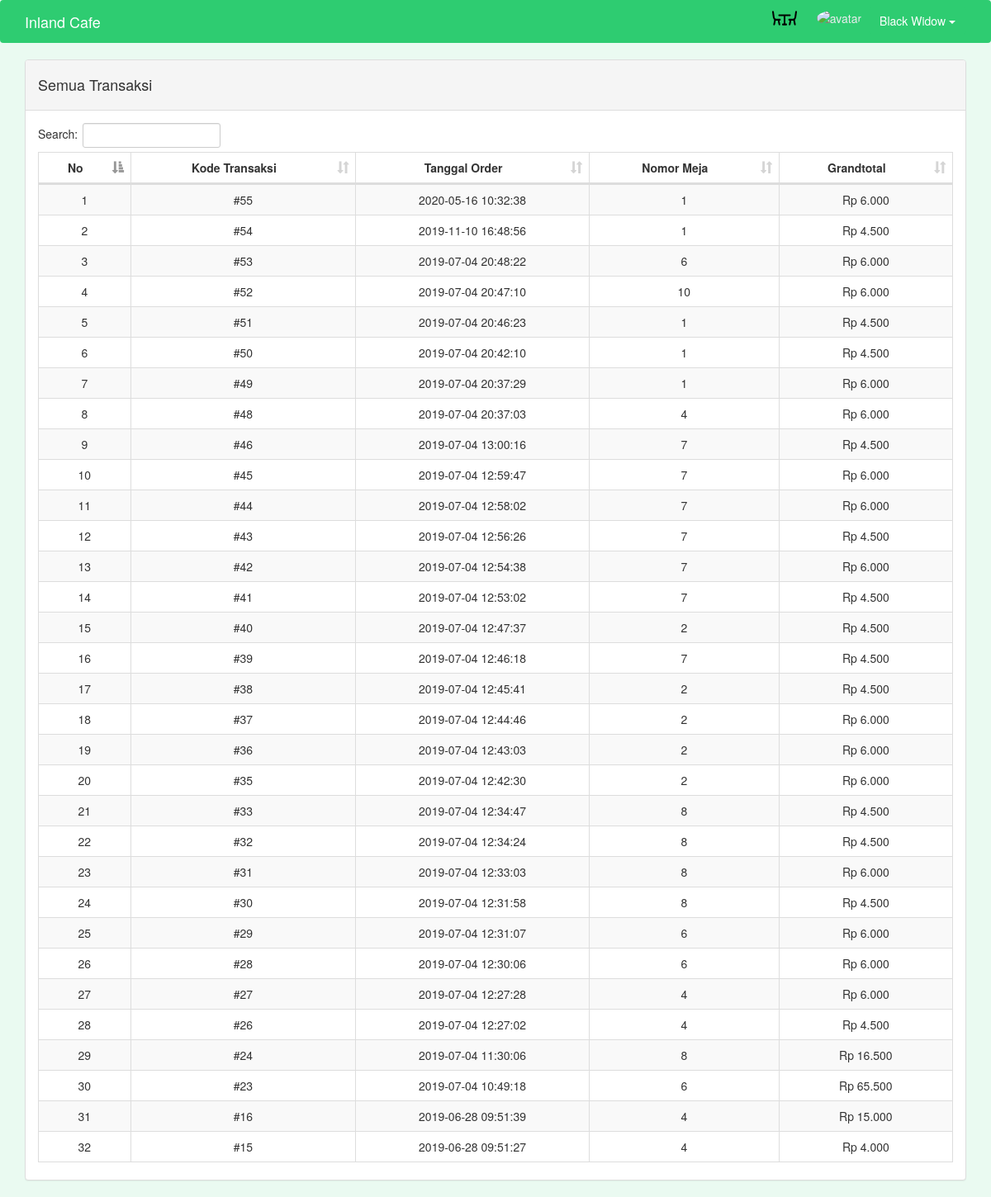
Screenshot of /kasir/transaksi.php (signed in) with the database file from the repository.
### tables this page shows
CREATE TABLE `tbl_pegawai` (
  `id_pegawai` int(11) NOT NULL,
  `nama_pegawai` varchar(50) NOT NULL,
  `alamat_pegawai` text NOT NULL,
  `kontak_pegawai` varchar(14) NOT NULL,
  `posisi_pegawai` varchar(50) NOT NULL,
  `logs` int(11) NOT NULL
);

CREATE TABLE `tbl_orders` (
  `id_order` int(11) NOT NULL,
  `no_meja` int(11) NOT NULL,
  `id_cabang` int(11) NOT NULL,
  `id_user` int(11) NOT NULL,
  `tgl_order` datetime NOT NULL DEFAULT CURRENT_TIMESTAMP,
  `grandtotal` double NOT NULL,
  `logs` int(11) NOT NULL
);

### kasir/models/Karyawans.php (called while the page is built, shortened)
<?php
    class Karyawan
    {
        private $conn;
        public function __construct($db)
        {
            $this->conn = $db;
        }
        function readKaryawan($id_pegawai)
        {
            $query = "SELECT * FROM tbl_pegawai WHERE id_pegawai = :id_pegawai";
            $stmt = $this->conn->prepare($query);
            $stmt->execute(array('id_pegawai' => $id_pegawai));
            return $stmt;
        }
    }

### kasir/models/Orders.php (called while the page is built, shortened)
<?php
    class Order
    {
        private $conn;
        public function __construct($db)
        {
            $this->conn = $db;
        }
        function readOrdersAll()
        {
            $query = "SELECT * FROM tbl_orders WHERE grandtotal != 0 ORDER BY tgl_order DESC";
            $stmt = $this->conn->prepare($query);
            $stmt->execute();
            return $stmt;
        }
    }

### kasir/functions.php (called while the page is built, shortened)
<?php
	function rupiah($angka){
		$hasil_rupiah = "Rp " . number_format($angka,0,',','.');
		return $hasil_rupiah;
	}
?>

### kasir/transaksi.php (the view, shortened to what this page needs)
<?php
    include_once 'header.php';
    include_once 'models/Orders.php';
    include_once 'functions.php';
    include_once 'navbar.php';
    $database = new Database();
    $db = $database->connect();
    $order = new Order($db);
	$orders = $order->readOrdersAll();
?>
<div class="container">
    <div class="row">
        <div class="col-md-12">
             <div class='panel panel-default'>
                 <div class='panel-heading text-center'>
                     <h3 style='margin:5px;'><h4 style="text-align:left;">Semua Transaksi</h4></h3>
                 </div>
                 <div class='panel-body text-center'>
                     <table id="example" class="table table-striped table-bordered dt-responsive" cellspacing="0"
                         width="100%">
                         <thead>
                             <tr>
                                 <th style="text-align:center;">No</th>
                                 <th style="text-align:center;">Kode Transaksi</th>
                                 <th style="text-align:center;">Tanggal Order</th>
                                 <th style="text-align:center;">Nomor Meja</th>
                                 <th style="text-align:center;">Grandtotal</th>
                             </tr>
                         </thead>
                         <tbody>
                             <?php
                                $no=1;
                                foreach ($orders as $value_all) {
                                    echo "
                                        <tr data-toggle='modal' data-target='#myModal' onclick='detailOrder(".$value_all['id_order'].")'>
                                            <td>".$no."</td>
                                            <td>#".$value_all['id_order']."</td>
                                            <td>".$value_all['tgl_order']."</td>
                                            <td>".$value_all['no_meja']."</td>
                                            <td>".rupiah($value_all['grandtotal'])."</td>
                                        </tr>";
                                        $no++;
                                }
                            ?>
                         </tbody>
                     </table>
                 </div>
             </div>
        </div>
    </div>
</div>

### kasir/navbar.php (shortened to what this page needs)
<?php
	include_once 'models/Karyawans.php';
	$database = new Database();
	$db = $database->connect();
	$peg = new Karyawan($db);
	$result = $peg->readKaryawan($_SESSION['id_peg']);
	$row = $result->fetch(PDO::FETCH_ASSOC);
?>
<nav class="navbar navbar-light bg-green">
	<div class="container">
		<a class="navbar-brand" href="index.php">
				Inland Cafe
		</a>
		<div class="account pull-right">
			<img src="../dist/img/ico_table.svg" id="link_table" style="width: 30px; height: 30px;  margin-right: 20px; fill: white;">
			<img src="../dist/img/ico_coffee.png" class="img-avatar" alt="avatar">
			<div class="btn-group" style="margin-top:7px;">
				<button type="button" class="btn btn-default bg-green account-menu dropdown-toggle" data-toggle="dropdown" aria-haspopup="true" aria-expanded="false">
					<?php echo $row['nama_pegawai'] ?> <span class="caret"></span>
				</button>
			</div>
		</div>
	</div>
</nav>

### kasir/style.css (style rules this page uses)
img.img-avatar { width: 30px; height: 30px; border-radius: 50%; margin-right: 5px; }
button.btn.btn-default.account-menu { border-color: #2ecc71; background-color: #2ecc71; color: white; }
.bg-green { background-color: #2ecc71; color: #eaecee; }
.bg-green-soft { background-color: #eafaf1; }

### kasir/header.php (style rules this page uses)
.navbar-brand { color:white; }

### rows the page displays
tbl_pegawai: nama_pegawai "Black Widow"
tbl_orders: id_order "55", tgl_order "2020-05-16 10:32:38", no_meja "1", grandtotal "Rp 6.000"
tbl_orders: id_order "54", tgl_order "2019-11-10 16:48:56", no_meja "1", grandtotal "Rp 4.500"
tbl_orders: id_order "53", tgl_order "2019-07-04 20:48:22", no_meja "6", grandtotal "Rp 6.000"
tbl_orders: id_order "52", tgl_order "2019-07-04 20:47:10", no_meja "10", grandtotal "Rp 6.000"
tbl_orders: id_order "51", tgl_order "2019-07-04 20:46:23", no_meja "1", grandtotal "Rp 4.500"
tbl_orders: id_order "50", tgl_order "2019-07-04 20:42:10", no_meja "1", grandtotal "Rp 4.500"
tbl_orders: id_order "49", tgl_order "2019-07-04 20:37:29", no_meja "1", grandtotal "Rp 6.000"
tbl_orders: id_order "48", tgl_order "2019-07-04 20:37:03", no_meja "4", grandtotal "Rp 6.000"
tbl_orders: id_order "46", tgl_order "2019-07-04 13:00:16", no_meja "7", grandtotal "Rp 4.500"
tbl_orders: id_order "45", tgl_order "2019-07-04 12:59:47", no_meja "7", grandtotal "Rp 6.000"
tbl_orders: id_order "44", tgl_order "2019-07-04 12:58:02", no_meja "7", grandtotal "Rp 6.000"
tbl_orders: id_order "43", tgl_order "2019-07-04 12:56:26", no_meja "7", grandtotal "Rp 4.500"
tbl_orders: id_order "42", tgl_order "2019-07-04 12:54:38", no_meja "7", grandtotal "Rp 6.000"
tbl_orders: id_order "41", tgl_order "2019-07-04 12:53:02", no_meja "7", grandtotal "Rp 4.500"
tbl_orders: id_order "40", tgl_order "2019-07-04 12:47:37", no_meja "2", grandtotal "Rp 4.500"
tbl_orders: id_order "39", tgl_order "2019-07-04 12:46:18", no_meja "7", grandtotal "Rp 4.500"
tbl_orders: id_order "38", tgl_order "2019-07-04 12:45:41", no_meja "2", grandtotal "Rp 4.500"
tbl_orders: id_order "37", tgl_order "2019-07-04 12:44:46", no_meja "2", grandtotal "Rp 6.000"
tbl_orders: id_order "36", tgl_order "2019-07-04 12:43:03", no_meja "2", grandtotal "Rp 6.000"
tbl_orders: id_order "35", tgl_order "2019-07-04 12:42:30", no_meja "2", grandtotal "Rp 6.000"
tbl_orders: id_order "33", tgl_order "2019-07-04 12:34:47", no_meja "8", grandtotal "Rp 4.500"
tbl_orders: id_order "32", tgl_order "2019-07-04 12:34:24", no_meja "8", grandtotal "Rp 4.500"
tbl_orders: id_order "31", tgl_order "2019-07-04 12:33:03", no_meja "8", grandtotal "Rp 6.000"
tbl_orders: id_order "30", tgl_order "2019-07-04 12:31:58", no_meja "8", grandtotal "Rp 4.500"
tbl_orders: id_order "29", tgl_order "2019-07-04 12:31:07", no_meja "6", grandtotal "Rp 6.000"
tbl_orders: id_order "28", tgl_order "2019-07-04 12:30:06", no_meja "6", grandtotal "Rp 6.000"
tbl_orders: id_order "27", tgl_order "2019-07-04 12:27:28", no_meja "4", grandtotal "Rp 6.000"
tbl_orders: id_order "26", tgl_order "2019-07-04 12:27:02", no_meja "4", grandtotal "Rp 4.500"
tbl_orders: id_order "24", tgl_order "2019-07-04 11:30:06", no_meja "8", grandtotal "Rp 16.500"
tbl_orders: id_order "23", tgl_order "2019-07-04 10:49:18", no_meja "6", grandtotal "Rp 65.500"
tbl_orders: id_order "16", tgl_order "2019-06-28 09:51:39", no_meja "4", grandtotal "Rp 15.000"
tbl_orders: id_order "15", tgl_order "2019-06-28 09:51:27", no_meja "4", grandtotal "Rp 4.000"
